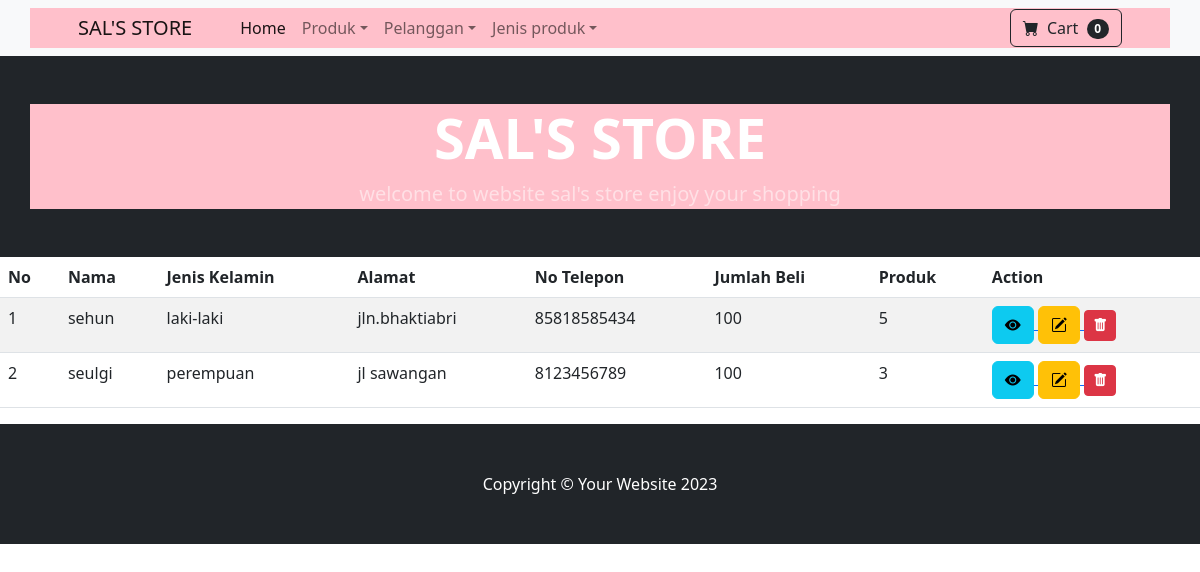
Screenshot of /index.php?hal=pelanggan with the database file from the repository.
### tables this page shows
CREATE TABLE `pelanggan` (
  `id` int(11) NOT NULL,
  `nama` varchar(20) NOT NULL,
  `jenis_kelamin` varchar(15) NOT NULL,
  `alamat` varchar(30) NOT NULL,
  `no_telepon` bigint(15) NOT NULL,
  `jumlah_beli` int(11) NOT NULL,
  `produk_id` int(11) NOT NULL
);

### models/Pelanggan.php (called while the page is built, shortened)
<?php
class Pelanggan{
    private $koneksi;
    public function __construct(){
        global $dbh;
        $this->koneksi = $dbh;
    }
    public function dataPelanggan(){
        $sql = "SELECT * FROM pelanggan";
        $ps = $this->koneksi->prepare($sql);
        $ps->execute();
        $rs = $ps->fetchAll();
        return $rs;
    }
}
?>

### pelanggan.php (the view, shortened to what this page needs)
<?php
$model = new Pelanggan();
$data_pelanggan = $model->dataPelanggan();
?>
<div class="content-wrapper">
    <div class="content">
        <div class="row">
            <div class="col-12">
                <table class="table table-striped table-responsive">
                    <thead>
                        <tr>
                            <th>No</th>
                            <th>Nama</th>
                            <th>Jenis Kelamin</th>
                            <th>Alamat</th>
                            <th>No Telepon</th>
                            <th>Jumlah Beli</th>
                            <th>Produk</th>
                            <th>Action</th>
                        </tr>
                    </thead>
                    <tbody>
                    <?php
                    $no = 1;
                    foreach ($data_pelanggan as $row){
                    ?>
                    <tr>
                        <td><?= $no ?></td>
                        <td><?= $row['nama']?></td>
                        <td><?= $row['jenis_kelamin']?></td>
                        <td><?= $row['alamat']?></td>
                        <td><?= $row['no_telepon']?></td>
                        <td><?= $row['jumlah_beli']?></td>
                        <td><?= $row['produk_id']?></td>
                        <td>
                        <form action="pelanggan_controller.php" method="POST">
                                <a href="index.php?hal=pelanggan_detail&iddetail=<?php echo $row ['id'] ?> ">
                                    <button type="button" class="btn btn-info btn-sn" title="Detail Pelanggan">
                                    <i class="bi bi-eye-fill"></i>
                                    </button>
                                </a>
                                <a href="index.php?hal=pelanggan_edit&idedit=<?php echo $row ['id'] ?> ">
                                    <button type="button" class="btn btn-warning btn-sn" title="Edit Pelanggan">
                                    <i class="bi bi-pencil-square"></i>
                                    </button>
                                </a>
                                <button type="button" class="btn btn-danger btn-sm" name="proses" value="hapus" onclick="return confirm('Apakah Anda Yakin ingin menghapus data produk yg bernama <?= $row['nama'] ?>')" tittle="Delete Produk">
                        <i class="bi-trash-fill"></i>
                      </button>
                            </form>
                        </td>
                    </tr>
                    <?php
                    $no++;
                    }
                    ?>
                    </tbody>
                </table>
            </div>
        </div>
    </div>
</div>

### header.php (shortened to what this page needs)
<!DOCTYPE html>
<html lang="en">
    <head>
        <link rel="stylesheet" href="fontaweasome/css/all.min.css">
        <link href="https://cdn.jsdelivr.net/npm/bootstrap-icons@1.5.0/font/bootstrap-icons.css" rel="stylesheet" />
        <link href="css/styles.css" rel="stylesheet" />
    </head>
    <body>
        <nav class="navbar navbar-expand-lg navbar-light bg-light" style="background : pink">
            <div class="container px-4 px-lg-5" style="background : pink">
                <a class="navbar-brand" href="index.php?hal=body.php">SAL'S STORE</a>
                <div class="collapse navbar-collapse" id="navbarSupportedContent" style="background : pink">
                    <ul class="navbar-nav me-auto mb-2 mb-lg-0 ms-lg-4">
                        <li class="nav-item"><a class="nav-link active" aria-current="page" href="index.php?hal=body">Home</a></li>
                        <li class="nav-item dropdown">
                            <a class="nav-link dropdown-toggle" id="navbarDropdown" href="#" role="button" data-bs-toggle="dropdown" aria-expanded="false">Produk</a>
                        </li>
                        <li class="nav-item dropdown">
                            <a class="nav-link dropdown-toggle" id="navbarDropdown" href="#" role="button" data-bs-toggle="dropdown" aria-expanded="false">Pelanggan</a>
                        </li>
                        <li class="nav-item dropdown">
                            <a class="nav-link dropdown-toggle" id="navbarDropdown" href="#" role="button" data-bs-toggle="dropdown" aria-expanded="false">Jenis produk</a>
                        </li>
                    </ul>
                    <form class="d-flex">
                        <button class="btn btn-outline-dark" type="submit">
                            <i class="bi-cart-fill me-1"></i>
                            Cart
                            <span class="badge bg-dark text-white ms-1 rounded-pill">0</span>
                        </button>
                    </form>
                </div>
            </div>
        </nav>
        <header class="bg-dark py-5" style="background : pink">
            <div class="container px-4 px-lg-6 my-7" style="background : pink" >
                <div class="text-center text-white" style="background : pink">
                    <h1 class="display-4 fw-bolder">SAL'S STORE</h1>
                    <p class="lead fw-normal text-white-50 mb-0">welcome to website sal's store enjoy your shopping</p>
                </div>
            </div>
        </header>
    </body>
</html>

### index.php (shortened to what this page needs)
<?php
include_once 'ecommerce.php';
include_once 'header.php';
include_once('models/Pelanggan.php');
$hal = $_REQUEST['hal'];
if(!empty($hal)){
    include_once $hal.'.php';
}else{
    include_once 'body.php';
}
include_once('footer.php');
?>

### footer.php (shortened to what this page needs)
<footer class="py-5 bg-dark">
            <div class="container"><p class="m-0 text-center text-white">Copyright &copy; Your Website 2023</p></div>
        </footer>
    </body>
</html>

### rows the page displays
pelanggan: nama "sehun", jenis_kelamin "laki-laki", alamat "jln.bhaktiabri", no_telepon "85818585434", jumlah_beli "100", produk "5"
pelanggan: nama "seulgi", jenis_kelamin "perempuan", alamat "jl sawangan", no_telepon "8123456789", jumlah_beli "100", produk "3"
